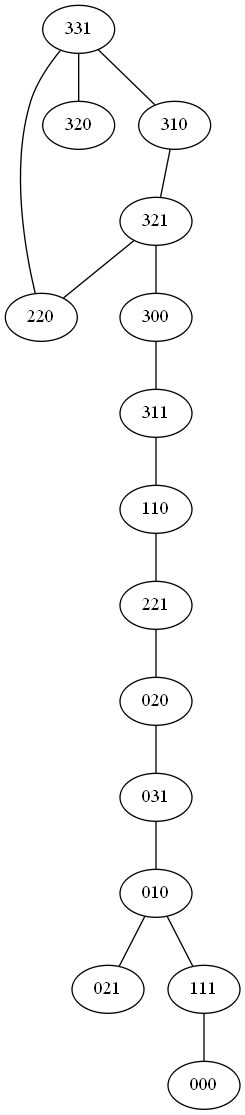

Python code for this plot:
import pydotplus
import os
os.environ["PATH"] += os.pathsep + 'D:/Program Files (x86)/Graphviz2.38/bin/'
graph = pydotplus.Dot(graph_type='graph')


class TransporteSeguro:
    """
O algoritmo resolve qualquer quantidade de jesuitas e canibais que seja jesuitas >=canibais, 
entretanto o numero de lugares no barco sobe se for > 3 = 3 lugares
se for > 5 então 4 lugares pode passar qq numero de pares(https://en.wikipedia.org/wiki/Missionaries_and_cannibals_problem)
O estado inicial é representado por um array [x,y,1] x jesuitas, y canibais e 1 barco na esquerda
OBS. Para melhor visualização instalar o graphviz2.38, caso não queria instalar apenas comente as linhas do graph
    """

    def __init__(self, jesuitas, canibais):
        self.objetivo = [0, 0, 0]
        self.jesuitas = jesuitas
        self.canibais = canibais
        self.estadosFeitos = []
        self.esquerdo = 1
        self.direito = 0
        self.possibilidades = []

    def get_possibilidades(self):
        size = self.jesuitas
        aux = [[1, 1], [0, 1], [1, 0], [2, 0], [0, 2]]
        if size > 3:
            aux.extend([[2, 1], [3, 0], [0, 3]])
        if size > 5:
            aux.extend([[2, 2], [3, 1], [4, 0], [0, 4]])
        return aux

    def transportar(self, estado):
        while estado != self.objetivo:
            children = []
            # Salva os estados já feitos para evitar loops.
            self.estadosFeitos.append(estado)
            situacao = estado
            posicao_barco = estado[2]

            if not self.possibilidades:
                self.possibilidades = self.get_possibilidades()

            for acao in self.possibilidades:
                auxiliar = []
                # O barco está no lado esquerdo então movimentamos para o lado direito
                if posicao_barco == self.esquerdo:
                    posicao = self.direito
                    auxiliar = [x-y for x, y in zip(situacao[:2], acao)]
                    auxiliar.append(posicao)
                else:
                    posicao = self.esquerdo
                    auxiliar = [x+y for x, y in zip(situacao[:2], acao)]
                    auxiliar.append(posicao)

                jesuitas_a_direita = self.jesuitas-auxiliar[0]
                canibais_a_direita = self.canibais-auxiliar[1]

                if (auxiliar[1] <= auxiliar[0] or auxiliar[0] == 0) \
                    and (auxiliar[0] <= self.jesuitas and auxiliar[0] >= 0
                         and auxiliar[1] <= self.canibais and auxiliar[1] >= 0
                         and (canibais_a_direita <= jesuitas_a_direita or jesuitas_a_direita == 0)
                         and auxiliar not in self.estadosFeitos):
                    estado = auxiliar
                    children.append(estado)
                    print(estado,situacao)

            for child in children:
                # implementando jesuitas busca em profundidade
                edge = pydotplus.Edge(''.join(str(e) for e in situacao),
                                      ''.join(str(e) for e in child))
                graph.add_edge(edge)

                if child == self.objetivo:
                    print("resolvido!")
                estado = child


def main():
    jesuitas, canibais = 0, 0
    while jesuitas == 0 or jesuitas < canibais:
        jesuitas = int(input("Entre com o número de jesuitas: "))
        canibais = int(input("Entre com o numero de canibais: "))
        if (jesuitas < canibais):
            print("O numero de jesuitas não pode ser menor que o de canibais!")
    else:
        pr = TransporteSeguro(jesuitas, canibais)
        pr.transportar([jesuitas, canibais, 1])  # [x,x,1] estado inicial
        graph.write('jesuitas.png', format='png')


main()
